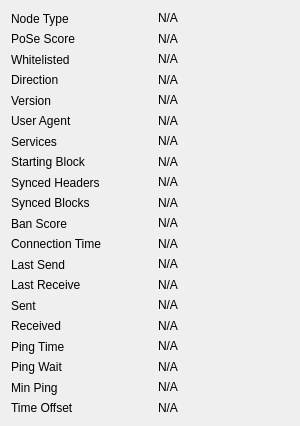
             <widget class="QWidget" name="detailWidget">
              <property name="geometry">
               <rect>
                <x>0</x>
                <y>0</y>
                <width>300</width>
                <height>426</height>
               </rect>
              </property>
              <property name="minimumSize">
               <size>
                <width>300</width>
                <height>0</height>
               </size>
              </property>
              <layout class="QGridLayout" name="gridLayout_2" columnminimumwidth="0,10,0">
               <item row="0" column="0">
                <widget class="QLabel" name="label_50">
                 <property name="text">
                  <string>Node Type</string>
                 </property>
                </widget>
               </item>
               <item row="0" column="2">
                <widget class="QLabel" name="peerNodeType">
                 <property name="cursor">
                  <cursorShape>IBeamCursor</cursorShape>
                 </property>
                 <property name="text">
                  <string>N/A</string>
                 </property>
                 <property name="textFormat">
                  <enum>Qt::PlainText</enum>
                 </property>
                 <property name="textInteractionFlags">
                  <set>Qt::LinksAccessibleByMouse|Qt::TextSelectableByKeyboard|Qt::TextSelectableByMouse</set>
                 </property>
                </widget>
               </item>
               <item row="1" column="0">
                <widget class="QLabel" name="label_51">
                 <property name="text">
                  <string>PoSe Score</string>
                 </property>
                </widget>
               </item>
               <item row="1" column="2">
                <widget class="QLabel" name="peerPoSeScore">
                 <property name="cursor">
                  <cursorShape>IBeamCursor</cursorShape>
                 </property>
                 <property name="text">
                  <string>N/A</string>
                 </property>
                 <property name="textFormat">
                  <enum>Qt::PlainText</enum>
                 </property>
                 <property name="textInteractionFlags">
                  <set>Qt::LinksAccessibleByMouse|Qt::TextSelectableByKeyboard|Qt::TextSelectableByMouse</set>
                 </property>
                </widget>
               </item>
               <item row="2" column="0">
                <widget class="QLabel" name="label_30">
                 <property name="text">
                  <string>Whitelisted</string>
                 </property>
                </widget>
               </item>
               <item row="2" column="2">
                <widget class="QLabel" name="peerWhitelisted">
                 <property name="cursor">
                  <cursorShape>IBeamCursor</cursorShape>
                 </property>
                 <property name="text">
                  <string>N/A</string>
                 </property>
                 <property name="textFormat">
                  <enum>Qt::PlainText</enum>
                 </property>
                 <property name="textInteractionFlags">
                  <set>Qt::LinksAccessibleByMouse|Qt::TextSelectableByKeyboard|Qt::TextSelectableByMouse</set>
                 </property>
                </widget>
               </item>
               <item row="3" column="0">
                <widget class="QLabel" name="label_23">
                 <property name="text">
                  <string>Direction</string>
                 </property>
                </widget>
               </item>
               <item row="3" column="2">
                <widget class="QLabel" name="peerDirection">
                 <property name="cursor">
                  <cursorShape>IBeamCursor</cursorShape>
                 </property>
                 <property name="text">
                  <string>N/A</string>
                 </property>
                 <property name="textFormat">
                  <enum>Qt::PlainText</enum>
                 </property>
                 <property name="textInteractionFlags">
                  <set>Qt::LinksAccessibleByMouse|Qt::TextSelectableByKeyboard|Qt::TextSelectableByMouse</set>
                 </property>
                </widget>
               </item>
               <item row="4" column="0">
                <widget class="QLabel" name="label_21">
                 <property name="text">
                  <string>Version</string>
                 </property>
                </widget>
               </item>
               <item row="4" column="2">
                <widget class="QLabel" name="peerVersion">
                 <property name="cursor">
                  <cursorShape>IBeamCursor</cursorShape>
                 </property>
                 <property name="text">
                  <string>N/A</string>
                 </property>
                 <property name="textFormat">
                  <enum>Qt::PlainText</enum>
                 </property>
                 <property name="textInteractionFlags">
                  <set>Qt::LinksAccessibleByMouse|Qt::TextSelectableByKeyboard|Qt::TextSelectableByMouse</set>
                 </property>
                </widget>
               </item>
               <item row="5" column="0">
                <widget class="QLabel" name="label_28">
                 <property name="text">
                  <string>User Agent</string>
                 </property>
                </widget>
               </item>
               <item row="5" column="2">
                <widget class="QLabel" name="peerSubversion">
                 <property name="cursor">
                  <cursorShape>IBeamCursor</cursorShape>
                 </property>
                 <property name="text">
                  <string>N/A</string>
                 </property>
                 <property name="textFormat">
                  <enum>Qt::PlainText</enum>
                 </property>
                 <property name="textInteractionFlags">
                  <set>Qt::LinksAccessibleByMouse|Qt::TextSelectableByKeyboard|Qt::TextSelectableByMouse</set>
                 </property>
                </widget>
               </item>
               <item row="6" column="0">
                <widget class="QLabel" name="label_4">
                 <property name="text">
                  <string>Services</string>
                 </property>
                </widget>
               </item>
               <item row="6" column="2">
                <widget class="QLabel" name="peerServices">
                 <property name="cursor">
                  <cursorShape>IBeamCursor</cursorShape>
                 </property>
                 <property name="text">
                  <string>N/A</string>
                 </property>
                 <property name="textFormat">
                  <enum>Qt::PlainText</enum>
                 </property>
                 <property name="textInteractionFlags">
                  <set>Qt::LinksAccessibleByMouse|Qt::TextSelectableByKeyboard|Qt::TextSelectableByMouse</set>
                 </property>
                </widget>
               </item>
               <item row="7" column="0">
                <widget class="QLabel" name="label_29">
                 <property name="text">
                  <string>Starting Block</string>
                 </property>
                </widget>
               </item>
               <item row="7" column="2">
                <widget class="QLabel" name="peerHeight">
                 <property name="cursor">
                  <cursorShape>IBeamCursor</cursorShape>
                 </property>
                 <property name="text">
                  <string>N/A</string>
                 </property>
                 <property name="textFormat">
                  <enum>Qt::PlainText</enum>
                 </property>
                 <property name="textInteractionFlags">
                  <set>Qt::LinksAccessibleByMouse|Qt::TextSelectableByKeyboard|Qt::TextSelectableByMouse</set>
                 </property>
                </widget>
               </item>
               <item row="8" column="0">
                <widget class="QLabel" name="label_27">
                 <property name="text">
                  <string>Synced Headers</string>
                 </property>
                </widget>
               </item>
               <item row="8" column="2">
                <widget class="QLabel" name="peerSyncHeight">
                 <property name="cursor">
                  <cursorShape>IBeamCursor</cursorShape>
                 </property>
                 <property name="text">
                  <string>N/A</string>
                 </property>
                 <property name="textFormat">
                  <enum>Qt::PlainText</enum>
                 </property>
                 <property name="textInteractionFlags">
                  <set>Qt::LinksAccessibleByMouse|Qt::TextSelectableByKeyboard|Qt::TextSelectableByMouse</set>
                 </property>
                </widget>
               </item>
               <item row="9" column="0">
                <widget class="QLabel" name="label_25">
                 <property name="text">
                  <string>Synced Blocks</string>
                 </property>
                </widget>
               </item>
               <item row="9" column="2">
                <widget class="QLabel" name="peerCommonHeight">
                 <property name="cursor">
                  <cursorShape>IBeamCursor</cursorShape>
                 </property>
                 <property name="text">
                  <string>N/A</string>
                 </property>
                 <property name="textFormat">
                  <enum>Qt::PlainText</enum>
                 </property>
                 <property name="textInteractionFlags">
                  <set>Qt::LinksAccessibleByMouse|Qt::TextSelectableByKeyboard|Qt::TextSelectableByMouse</set>
                 </property>
                </widget>
               </item>
               <item row="10" column="0">
                <widget class="QLabel" name="label_24">
                 <property name="text">
                  <string>Ban Score</string>
                 </property>
                </widget>
               </item>
               <item row="10" column="2">
                <widget class="QLabel" name="peerBanScore">
                 <property name="cursor">
                  <cursorShape>IBeamCursor</cursorShape>
                 </property>
                 <property name="text">
                  <string>N/A</string>
                 </property>
                 <property name="textFormat">
                  <enum>Qt::PlainText</enum>
                 </property>
                 <property name="textInteractionFlags">
                  <set>Qt::LinksAccessibleByMouse|Qt::TextSelectableByKeyboard|Qt::TextSelectableByMouse</set>
                 </property>
                </widget>
               </item>
               <item row="11" column="0">
                <widget class="QLabel" name="label_22">
                 <property name="text">
                  <string>Connection Time</string>
                 </property>
                </widget>
               </item>
               <item row="11" column="2">
                <widget class="QLabel" name="peerConnTime">
                 <property name="cursor">
                  <cursorShape>IBeamCursor</cursorShape>
                 </property>
                 <property name="text">
                  <string>N/A</string>
                 </property>
                 <property name="textFormat">
                  <enum>Qt::PlainText</enum>
                 </property>
                 <property name="textInteractionFlags">
                  <set>Qt::LinksAccessibleByMouse|Qt::TextSelectableByKeyboard|Qt::TextSelectableByMouse</set>
                 </property>
                </widget>
               </item>
               <item row="12" column="0">
                <widget class="QLabel" name="label_15">
                 <property name="text">
                  <string>Last Send</string>
                 </property>
                </widget>
               </item>
               <item row="12" column="2">
                <widget class="QLabel" name="peerLastSend">
                 <property name="cursor">
                  <cursorShape>IBeamCursor</cursorShape>
                 </property>
                 <property name="text">
                  <string>N/A</string>
                 </property>
                 <property name="textFormat">
                  <enum>Qt::PlainText</enum>
                 </property>
                 <property name="textInteractionFlags">
                  <set>Qt::LinksAccessibleByMouse|Qt::TextSelectableByKeyboard|Qt::TextSelectableByMouse</set>
                 </property>
                </widget>
               </item>
               <item row="13" column="0">
                <widget class="QLabel" name="label_19">
                 <property name="text">
                  <string>Last Receive</string>
                 </property>
                </widget>
               </item>
               <item row="13" column="2">
                <widget class="QLabel" name="peerLastRecv">
                 <property name="cursor">
                  <cursorShape>IBeamCursor</cursorShape>
                 </property>
                 <property name="text">
                  <string>N/A</string>
                 </property>
                 <property name="textFormat">
                  <enum>Qt::PlainText</enum>
                 </property>
                 <property name="textInteractionFlags">
                  <set>Qt::LinksAccessibleByMouse|Qt::TextSelectableByKeyboard|Qt::TextSelectableByMouse</set>
                 </property>
                </widget>
               </item>
               <item row="14" column="0">
                <widget class="QLabel" name="label_18">
                 <property name="text">
                  <string>Sent</string>
                 </property>
                </widget>
               </item>
               <item row="14" column="2">
                <widget class="QLabel" name="peerBytesSent">
                 <property name="cursor">
                  <cursorShape>IBeamCursor</cursorShape>
                 </property>
                 <property name="text">
                  <string>N/A</string>
                 </property>
                 <property name="textFormat">
                  <enum>Qt::PlainText</enum>
                 </property>
                 <property name="textInteractionFlags">
                  <set>Qt::LinksAccessibleByMouse|Qt::TextSelectableByKeyboard|Qt::TextSelectableByMouse</set>
                 </property>
                </widget>
               </item>
               <item row="15" column="0">
                <widget class="QLabel" name="label_20">
                 <property name="text">
                  <string>Received</string>
                 </property>
                </widget>
               </item>
               <item row="15" column="2">
                <widget class="QLabel" name="peerBytesRecv">
                 <property name="cursor">
                  <cursorShape>IBeamCursor</cursorShape>
                 </property>
                 <property name="text">
                  <string>N/A</string>
                 </property>
                 <property name="textFormat">
                  <enum>Qt::PlainText</enum>
                 </property>
                 <property name="textInteractionFlags">
                  <set>Qt::LinksAccessibleByMouse|Qt::TextSelectableByKeyboard|Qt::TextSelectableByMouse</set>
                 </property>
                </widget>
               </item>
               <item row="16" column="0">
                <widget class="QLabel" name="label_26">
                 <property name="text">
                  <string>Ping Time</string>
                 </property>
                </widget>
               </item>
               <item row="16" column="2">
                <widget class="QLabel" name="peerPingTime">
                 <property name="cursor">
                  <cursorShape>IBeamCursor</cursorShape>
                 </property>
                 <property name="text">
                  <string>N/A</string>
                 </property>
                 <property name="textFormat">
                  <enum>Qt::PlainText</enum>
                 </property>
                 <property name="textInteractionFlags">
                  <set>Qt::LinksAccessibleByMouse|Qt::TextSelectableByKeyboard|Qt::TextSelectableByMouse</set>
                 </property>
                </widget>
               </item>
               <item row="17" column="0">
                <widget class="QLabel" name="peerPingWaitLabel">
                 <property name="toolTip">
                  <string>The duration of a currently outstanding ping.</string>
                 </property>
                 <property name="text">
                  <string>Ping Wait</string>
                 </property>
                </widget>
               </item>
               <item row="17" column="2">
                <widget class="QLabel" name="peerPingWait">
                 <property name="cursor">
                  <cursorShape>IBeamCursor</cursorShape>
                 </property>
                 <property name="text">
                  <string>N/A</string>
                 </property>
                 <property name="textFormat">
                  <enum>Qt::PlainText</enum>
                 </property>
                 <property name="textInteractionFlags">
                  <set>Qt::LinksAccessibleByMouse|Qt::TextSelectableByKeyboard|Qt::TextSelectableByMouse</set>
                 </property>
                </widget>
               </item>
               <item row="18" column="0">
                <widget class="QLabel" name="peerMinPingLabel">
                 <property name="text">
                  <string>Min Ping</string>
                 </property>
                </widget>
               </item>
               <item row="18" column="2">
                <widget class="QLabel" name="peerMinPing">
                 <property name="cursor">
                  <cursorShape>IBeamCursor</cursorShape>
                 </property>
                 <property name="text">
                  <string>N/A</string>
                 </property>
                 <property name="textFormat">
                  <enum>Qt::PlainText</enum>
                 </property>
                 <property name="textInteractionFlags">
                  <set>Qt::LinksAccessibleByMouse|Qt::TextSelectableByKeyboard|Qt::TextSelectableByMouse</set>
                 </property>
                </widget>
               </item>
               <item row="19" column="0">
                <widget class="QLabel" name="label_timeoffset">
                 <property name="text">
                  <string>Time Offset</string>
                 </property>
                </widget>
               </item>
               <item row="19" column="2">
                <widget class="QLabel" name="timeoffset">
                 <property name="cursor">
                  <cursorShape>IBeamCursor</cursorShape>
                 </property>
                 <property name="text">
                  <string>N/A</string>
                 </property>
                 <property name="textFormat">
                  <enum>Qt::PlainText</enum>
                 </property>
                 <property name="textInteractionFlags">
                  <set>Qt::LinksAccessibleByMouse|Qt::TextSelectableByKeyboard|Qt::TextSelectableByMouse</set>
                 </property>
                </widget>
               </item>
              </layout>
             </widget>
